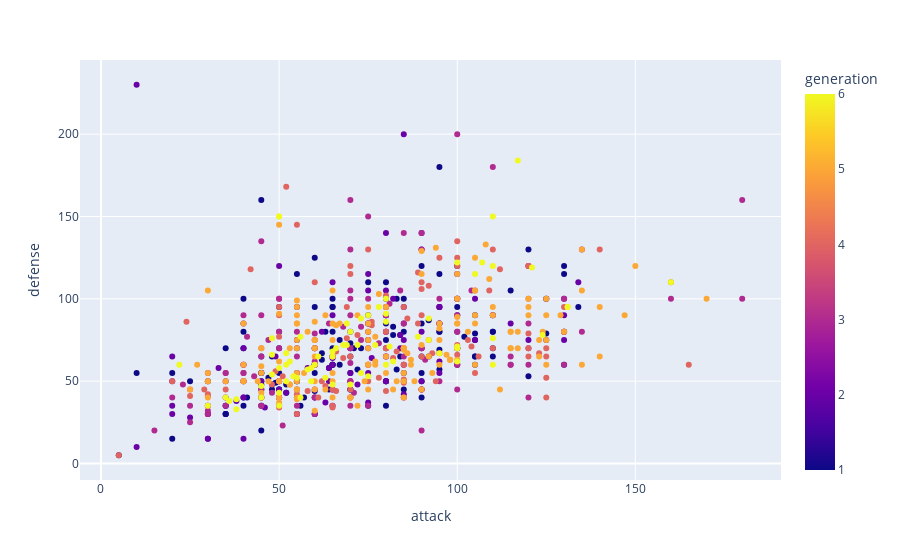

Here is the notebook cell this chart was saved with:
### Markdown cell above
Above are simple graphs to show the distribution of base statistics amongst the pokemon

### Code cell
#create scatter plot of different generations of pokemon and their defense and attack points
#using hover_name allows the for the user to hover over a point and the pokemon name and stats will appear
fig = px.scatter(data_frame=poke_go_unique, x='attack', y='defense', color="generation", hover_name="name")
fig.show()

### Figure 1 — Plotly figure (JSON) as saved in the notebook; plotly's stock layout.template omitted (floating-point values rounded to 4 significant figures; data arrays with more than 128 entries replaced by an {"elided": "..."} marker saying what was removed)
{"data": [{"hovertemplate": "<b>%{hovertext}</b><br><br>attack=%{x}<br>defense=%{y}<br>generation=%{marker.color}<extra></extra>", "hovertext": {"elided": "721 str values"}, "legendgroup": "", "marker": {"color": {"elided": "721 int values"}, "coloraxis": "coloraxis", "symbol": "circle"}, "mode": "markers", "name": "", "orientation": "v", "showlegend": false, "type": "scatter", "x": {"elided": "721 int values"}, "xaxis": "x", "y": {"elided": "721 int values"}, "yaxis": "y"}], "layout": {"coloraxis": {"colorbar": {"title": {"text": "generation"}}, "colorscale": [[0, "#0d0887"], [0.1111, "#46039f"], [0.2222, "#7201a8"], [0.3333, "#9c179e"], [0.4444, "#bd3786"], [0.5556, "#d8576b"], [0.6667, "#ed7953"], [0.7778, "#fb9f3a"], [0.8889, "#fdca26"], [1, "#f0f921"]]}, "legend": {"tracegroupgap": 0}, "margin": {"t": 60}, "xaxis": {"anchor": "y", "domain": [0, 1], "title": {"text": "attack"}}, "yaxis": {"anchor": "x", "domain": [0, 1], "title": {"text": "defense"}}}}
